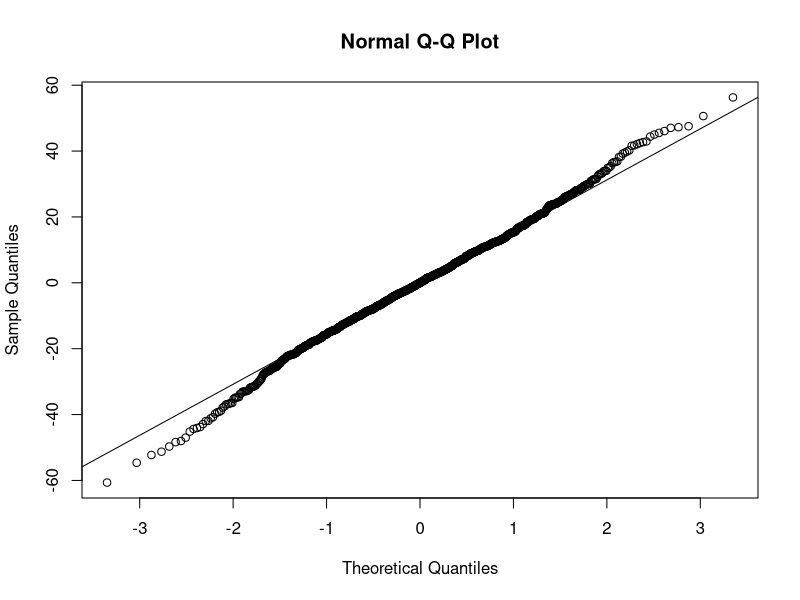

Recreate this plot in R. (Note: this script raises an error after producing the figure.)
setwd("C:/Users/Owner/Desktop/MT5762/Projects & Assignments/Project 2")
library(readxl)
library(dplyr)
library(tidyverse)
library(car)

#Load data
BabiesData <- readxl::read_excel("babies23.xlsx")

# Summary
summary(BabiesData)

# Checking the data types 
str(BabiesData)

# y variable
response_df <- BabiesData['wt...7']

# x variable
predictors_df <- BabiesData[, !names(BabiesData) %in% "wt...7"]

head(BabiesData)

# factor the categorical variables
cols <- c("parity", "race", "ed", "drace", "ded", "marital", "inc", "smoke", "time", "number")

BabiesData[,cols] <- data.frame(apply(BabiesData[cols], 2, as.factor))

# Create a full model 
FullModel <- lm(wt...7 ~ ., data = BabiesData)
formula(FullModel)
summary(FullModel)
anova(FullModel)

#Forward Selection
FirstMod <- lm(wt...7 ~ 1, data = BabiesData)

summary(FirstMod)

step(FirstMod, direction = "forward", scope = formula(FullModel))

# The final model is wt...7 ~ smoke + drace + ht + number + date + id + time + gestation
# AIC = 7023.91
ForMod <- lm(formula = wt...7 ~ smoke + drace + ht + number + date + id + time + gestation, data = BabiesData)

anova(ForMod)

#Backward Selection

step(FullModel, direction = "backward")

#The final model is wt...7 ~  id + date + race + ht + time + number
#AIC = 7027.35

BackMod <- lm(formula = wt...7 ~  id + date + race + ht + time + number, data = BabiesData)
anova(BackMod)

#Forward & Backward Selection 

step(FullModel, direction = "both")

#The final model is wt...7 ~ id + date + race + ht + time + number
#AIC = 7027.25
StepMod <- lm(wt...7 ~ id + date + race + ht + time + number, data = BabiesData)
anova(StepMod)

# Since the forward selection shows the lowest AIC, the model is selected. 

# Checking the normality of the model
qqnorm(resid(ForMod)) + qqline(resid(ForMod))
shapiro.test(resid(ForMod))

# Check the extreme residuals
bigResid <- which(abs(resid(ForMod))>5)
BabiesData[bigResid,]
hist(resid(ForMod))

ForResid <- resid(ForMod)
plot(fitted(ForMod), ForResid, ylab = 'residuals', xlab = 'Fitted values')

# p = 0.071311. The variance of the residuals are assumed to be constant (i.e. independent) over the values of the response (fitted values)

ncvTest(ForMod)

# Checking the autocorrelation of disturbances 

durbinWatsonTest(ForMod)

plot(ForMod, which = 1:2)

# Since there are NAs in the coefficient in the model, we remove some of the variables. 
# The updated model: wt...7 ~ smoke + drace + ht + date + id + gestation

UpdatedForMod <- lm(formula = wt...7 ~ smoke + drace + ht + date + id + gestation, data = BabiesData)

# Checking for multicollinearity 
vif(UpdatedForMod)
# All variables has GVF < 10
# The variables are all multicollinear